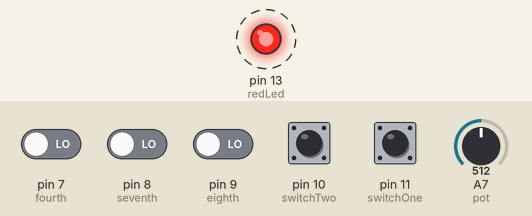
Simulated run of this sketch. Board: Arduino Nano, built with avr-gcc and run on an emulated ATmega328P. On the bench: output pins drawn as LEDs (lit = HIGH). Dashed ring = blinking. The inputs (shaded band) are chosen by the test bench; at power-on: pin 7 (fourth), pin 8 (seventh), pin 9 (eighth), pin 10 (switchTwo), pin 11 (switchOne) LOW, A7 (pot) = 512. MIDI output is not drawn; random numbers use the default seed unless the sketch sets one.

Above: at 1.2 s.
1.3 s: A7 (pot) set to 306
4.8 s: A7 (pot) set to 122
At 4.86 s:
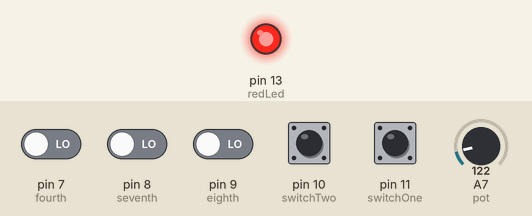
Timing chart, 0 to 14.3 s (numbered marks = the images above; inputs shaded):
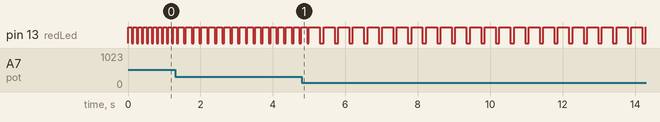

Measured:
- by itself, pin 13 (redLed): alternates HIGH for 0.30 s and LOW for 0.10 s

The sketch:

RandomSequenceHoldMidi.ino
```cpp
#include <MIDI.h>

#define redLed 13
#define pot A7
#define fourth 7
#define seventh 8
#define eighth 9
#define switchOne 11
#define switchTwo 10

MIDI_CREATE_DEFAULT_INSTANCE();

int notes[] = {0, 0, 0, 0, 0, 0, 0, 0, 0, 0, 0, 0, 0, 0, 0, 0};
int scale[] = {0, 2, 3, 5, 7, 9, 10, 12, 14, 15, 17, 19, 21, 22, 24, 26, 27, 29, 31, 33, 34, 36};
int seqLength;
int range = 21;
int bpm;
int rootNote = 33;
int potValue;
int four;
int seven;
int eight;
int hold;
int loops = 4;
int count = 1;

void setup() {

  pinMode(redLed, OUTPUT);
  pinMode(pot, INPUT);
  pinMode(fourth, INPUT);
  pinMode(seventh, INPUT);
  pinMode(eighth, INPUT);
  pinMode(switchOne, INPUT);

  digitalWrite(0, LOW);

  //Serial.begin(115200);
  MIDI.begin(MIDI_CHANNEL_OFF);

  potValue = analogRead(pot);
  randomSeed(potValue);

}

void loop() {
  //Serial.println(count);

  hold = digitalRead(switchOne);

  if (count == 1){

    digitalWrite(redLed, HIGH);

    four = digitalRead(fourth);
    seven = digitalRead(seventh);
    eight = digitalRead(eighth);
    hold = digitalRead(switchOne);


      seqLength = 16;

    for (int i = 0; i < seqLength; i++){
      notes[i] = scale[random(0,range)];
    }

    digitalWrite(redLed, LOW);

  }

  if (count <= loops){

    for (int i = 0; i < seqLength; i++){

      potValue = analogRead(pot);
      bpm = 60 + potValue * 0.72265625;         // 60 - 800 bpm quarter notes

      int pause = digitalRead(switchTwo);
      while (pause == 1){
        delay(50);
        pause = digitalRead(switchTwo);
      }

      MIDI.sendNoteOn(rootNote + notes[i], 127, 1);
      digitalWrite(redLed, HIGH);
      //Serial.println(notes[i]);
      //Serial.println(potValue);
      //Serial.println(bpm);
      //Serial.println("");

      delay(60000/bpm*0.75);
      MIDI.sendNoteOff(rootNote + notes[i], 0, 1);
      digitalWrite(redLed, LOW);
      delay(60000/bpm*0.25);

    }

    //Serial.println("");

    hold = digitalRead(switchOne);
    if (count == loops && hold == 1){
      count = loops;
    }
    else{
      count += 1;
    }

  }


  if (count > loops && hold == 0){

    count = 1;

  }
}
```
